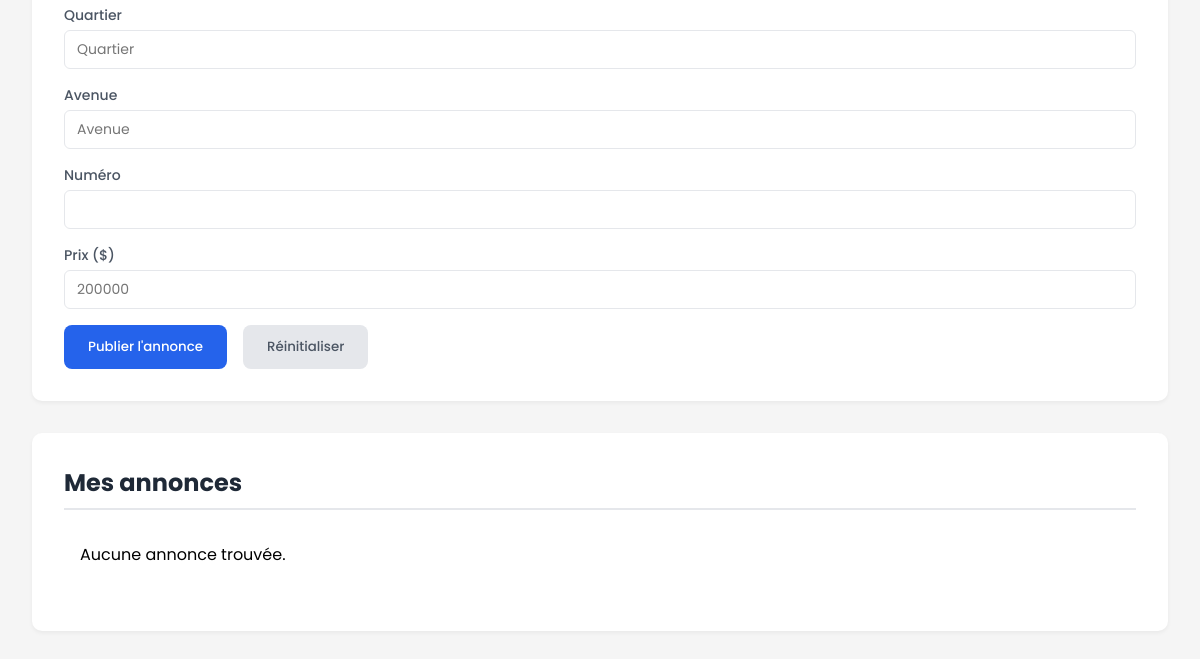
The page /listings/ (signed in, lower part) on the database as committed earlier.
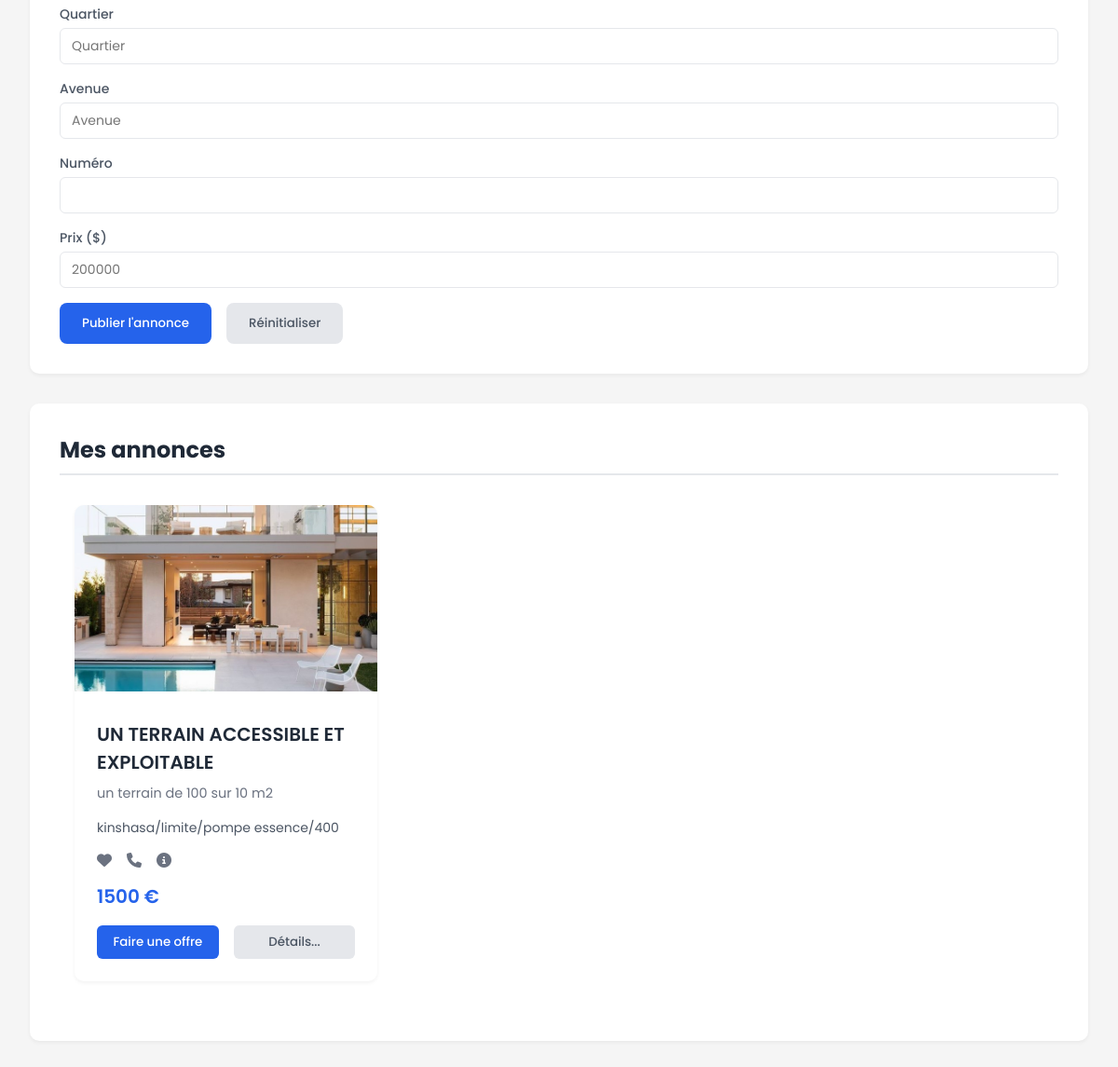
The same page on the database as committed later.
### hzone_app/models.py (models this page shows)
class Listing(models.Model):
    TRANSACTION_CHOICES = [
        ('vente', 'Vente'),
        ('location', 'Location'),
    ]
    PROPERTY_TYPE_CHOICES = [
        ('maison', 'Maison'),
        ('appartement', 'Appartement'),
        ('terrain', 'Terrain')
    ]
    OUTDOOR_CHOICES = [
        ('oui', 'Oui'),
        ('non', 'Non'),
    ]
    owner = models.ForeignKey(User, on_delete=models.CASCADE)
    transaction_type = models.CharField(max_length=20, choices=TRANSACTION_CHOICES)
    property_type = models.CharField(max_length=50, choices=PROPERTY_TYPE_CHOICES)
    title = models.fields.CharField(max_length=100)
    surface = models.DecimalField(max_digits=10, decimal_places=2)
    number_of_piece = models.IntegerField()
    outdoor_space = models.CharField(max_length=3, choices=OUTDOOR_CHOICES)
    city = models.CharField()
    district = models.CharField()
    street = models.CharField(blank=True, null=True)
    street_number = models.CharField()
    description = models.TextField()
    price = models.BigIntegerField()
    create_at = models.DateTimeField(auto_now_add=True)

class ListingImage(models.Model):
    listing = models.ForeignKey(Listing, on_delete=models.CASCADE, related_name='images')
    image = models.ImageField(upload_to='listing_images/')
    uploaded_at = models.DateTimeField(auto_now_add=True)

### hzone_app/views.py (the view, shortened to what this page needs)
# urls.py: path("listings/", hzone_app.views.listings, name="listings"),
@login_required
def listings(request):
    listings = Listing.objects.filter(owner=request.user).order_by('-create_at')
    context = {
        'listings': listings
    }
    return render(request, 'hzone_app/listings.html', context)

### hzone_app/templates/hzone_app/listings.html (shortened to what this page needs)
{% extends 'hzone/app_base.html' %}
{% block content %}
{% load static %}
<main class="main-content">
    <section class="crud-section">
        <form method="post" enctype="multipart/form-data" id="annonceForm">
            <div class="form-group">
                <label class="form-label" for="quartier">Quartier</label>
                <input type="text" id="quartier" class="form-input" placeholder="Quartier" name="district" required>
            </div>
            <div class="form-group">
                <label class="form-label" for="avenue">Avenue</label>
                <input type="text" id="avenue" class="form-input" placeholder="Avenue" name="street" required>
            </div>
            <div class="form-group">
                <label class="form-label" for="numero">Numéro</label>
                <input type="number" id="" class="form-input" placeholder="" required name="streetNumber">
            </div>
            <div class="form-group">
                <label class="form-label" for="prix">Prix ($)</label>
                <input type="number" id="prix" class="form-input" placeholder="200000" name="price" required>
            </div>
            <div class="button-group">
                <button type="submit" class="btn btn-primary">Publier l'annonce</button>
                <button type="reset" class="btn btn-secondary">Réinitialiser</button>
            </div>
        </form>
    </section>
    <section class="crud-section">
        <h2 class="section-title">Mes annonces</h2>
        <div class="annonces-list">
            <div class="listings">
                {% if listings %}
                {% for listing in listings %}
                <div class="listing-card">
                {% if listing.images.first %}
                    <img src="{{ listing.images.first.image.url }}" alt="{{ listing.title }}" class="listing-image">
                {% else %}
                    <img src="{% static 'hzone_app/images/default.png' %}" alt="{{ listing.title }}" class="listing-image">
                {% endif %}
                <div class="listing-content">
                    <h2 class="listing-title">{{ listing.title|upper }}</h2>
                    <p class="listing-description">{{ listing.description }}</p>
                    <p class="listing-location">{{ listing.city }}/{{ listing.district }}/{{ listing.street }}/{{ listing.street_number }}</p>
                    <div class="listing-icons">
                        <i class="fas fa-heart favorite {% if listing in user.favorites.all %}active{% endif %}"></i>
                        <i class="fas fa-phone"></i>
                        <i class="fas fa-info-circle"></i>
                    </div>
                    <p class="listing-price">{{ listing.price }} €</p>
                    <div class="listing-actions">
                        <button class="action-button primary-button">Faire une offre</button>
                        <button class="action-button secondary-button">Détails...</button>
                    </div>
                </div>
                </div>
            {% endfor %}
            {% else %}
                <p>Aucune annonce trouvée.</p>
            {% endif %}
            </div>
        </div>
    </section>
</main>
{% endblock %}

Rows that differ between the two databases and show on the page:
added Listing: images.first.image (picture), title "UN TERRAIN ACCESSIBLE ET EXPLOITABLE", description "un terrain de 100 sur 10 m2", city "kinshasa", district "limite", street "pompe essence", street_number "400", price "1500"
Other text that changed with them:
text no longer shown: "Aucune annonce trouvée."
